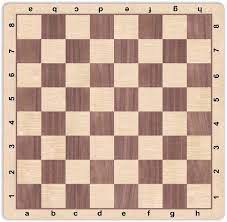
//> input picture perception/test_images/empty_board.jpeg, 227 x 222 px
$ ./tests   (built with g++ and OpenCV 4)
//> lines starting //> are read from the running program, lines starting //| are printed output that depends on the picture; after the words box and inside, x2 and y2 are one past the last pixel; in counts of white or black regions, pixels touching at a corner belong together
//> further down, img is the input picture: 222 rows x 227 cols, CV_8UC3; mean B, G, R 155.7, 172.2, 201.1
### perception/src/find_board.h
// Copyright (c) 2019 BluHaptics Inc., All Rights Reserved.
#ifndef FIND_BOARD_H
#define FIND_BOARD_H

#include <opencv2/core.hpp>
#include <iostream>

class FindBoard
{
public:
    static void getCorners(cv::Mat image);
    static cv::Vec2i intersection(cv::Vec4i line_1, cv::Vec4i line_2);
};

#endif // FIND_BOARD_H

### perception/src/find_board.cpp
// Copyright (c) 2019 BluHaptics Inc., All Rights Reserved.
#include "find_board.h"

#include <opencv2/core.hpp>
#include <opencv2/imgcodecs.hpp>
#include <opencv2/highgui.hpp>
#include <opencv2/imgproc.hpp>

void FindBoard::getCorners(cv::Mat img)
{
    // convert to grayscale
    cv::Mat gray;
    cv::cvtColor(img, gray, cv::COLOR_BGR2GRAY);
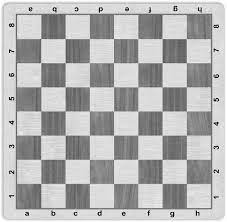
//> gray: 222 rows x 227 cols, CV_8UC1; min 3, max 255, mean 179

    // blur
    int kernel_size = 5;
    cv::Mat blur_gray;
    cv::GaussianBlur(gray, blur_gray, {kernel_size, kernel_size}, 0);
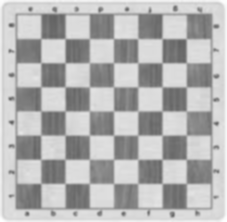
//> blur_gray: 222 rows x 227 cols, CV_8UC1; min 98, max 254, mean 178.9

    // edge detection
    int low_threshold = 50;
    int high_threshold = 150;
    cv::Mat edges;
    cv::Canny(blur_gray, edges, low_threshold, high_threshold);
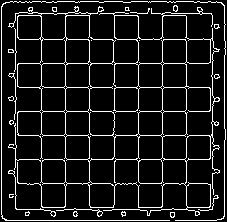
//> edges: 222 rows x 227 cols, CV_8UC1; 10.2% white in thin lines or dots

    // line detection
    double rho = 1;              // distance resolution in pixels of the Hough grid
    double theta = CV_PI / 180;  // angular resolution in radians of the Hough grid
    int threshold = 50;          // minimum number of votes (intersections in Hough grid cell)
    double min_line_length = 50; // minimum number of pixels making up a line
    double max_line_gap = 20;    // maximum gap in pixels between connectable line segments

    // Run Hough on edge detected image
    std::vector<cv::Vec4i> lines;
    cv::HoughLinesP(edges, lines, rho, theta, threshold, min_line_length, max_line_gap);
//> lines = 24 lines (x1, y1, x2, y2), first 8: [1, 216, 1, 6], [5, 220, 216, 220], [138, 209, 138, 1], [65, 209, 65, 1], [224, 216, 224, 5], [162, 209, 162, 1], [89, 209, 89, 1], [15, 111, 212, 111]
    for (size_t i = 0; i < lines.size(); i++)
    {
        cv::line(img, cv::Point(lines[i][0], lines[i][1]),
                 cv::Point(lines[i][2], lines[i][3]), cv::Scalar(0, 0, 255), 1, 8);
    }
//> this loop made 24 passes
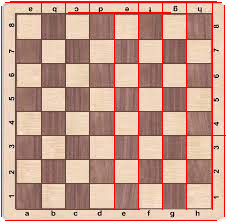
//> img: 222 rows x 227 cols, CV_8UC3; 9.22% of pixels changed, all inside (x1, y1, x2, y2) = (1, 1, 226, 221)

    if (lines.size() > 1)
    {
        for (size_t i = 0; i < lines.size(); i++)
        {
            for (size_t j = 0; j < lines.size(); j++)
            {
                auto point = intersection(lines.at(i), lines.at(j));

                cv::circle(img, cv::Point(point[0], point[1]), 5, cv::Scalar(0, 255, 0), cv::FILLED);
            }
        }
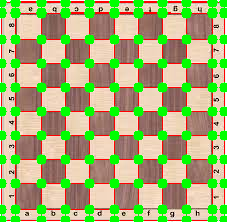
//> img: 222 rows x 227 cols, CV_8UC3; 17.86% of pixels changed, all inside (x1, y1, x2, y2) = (0, 0, 227, 222)
    }

    cv::imwrite("/test_output/lines.jpeg", img);
}

cv::Vec2i FindBoard::intersection(cv::Vec4i line_1, cv::Vec4i line_2)
{
    int a_x = line_1[0];
    int a_y = line_1[1];
    int b_x = line_1[2];
    int b_y = line_1[3];
    int c_x = line_2[0];
    int c_y = line_2[1];
    int d_x = line_2[2];
    int d_y = line_2[3];

    // stuff for line 1
    int a1 = b_y - a_y;
    int b1 = a_x - b_x;
    int c1 = a1 * a_x + b1 * a_y;

    // stuff for line 2
    int a2 = d_y - c_y;
    int b2 = c_x - d_x;
    int c2 = a2 * c_x + b2 * c_y;

    int determinant = a1 * b2 - a2 * b1;

    std::cout << "determinant " << determinant << std::endl;

    if (determinant == 0)
    {
        // Return(infinity, infinity) if they never intersect
        // By "never intersect", I mean that the lines are parallel to each other
        return {0, 0};
    }
    else
    {
        int x = (b2 * c1 - b1 * c2) / determinant;
        int y = (a1 * c2 - a2 * c1) / determinant;

        // slopes
        float m1;
        float m2;
        if ((b_x - a_x) != 0)
            m1 = (float)(b_y - a_y) / (float)(b_x - a_x);
        else
            m1 = std::numeric_limits<float>::max();

        if ((c_x - d_x) != 0)
            m2 = (float)(c_y - d_y) / (float)(c_x - d_x);
        else
            m2 = std::numeric_limits<float>::max();

        float theta = atan(std::abs((m2 - m1) / (1 + m1 * m2)));
        std::cout << "intersection " << x << " " << y << " theta " << theta * 180 / 3.1415926535 << std::endl;
        return {x, y};
    }
}

### perception/src/tests.cpp
#include <opencv2/core.hpp>
#include <opencv2/imgcodecs.hpp>
#include <opencv2/highgui.hpp>

#include <iostream>

#include "find_board.h"

using namespace cv;
int main()
{
    Mat img = imread("/test_images/empty_board.jpeg", IMREAD_COLOR);
    FindBoard::getCorners(img);

    return 0;
}
